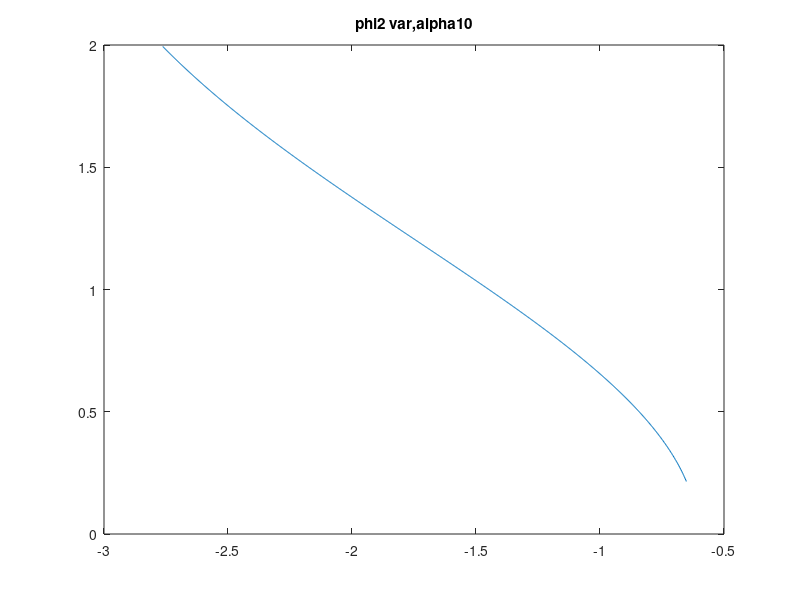
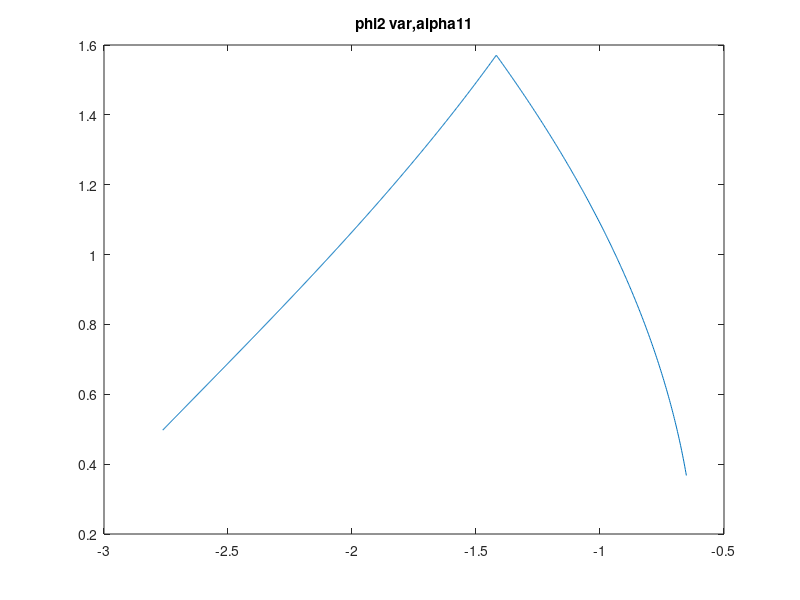
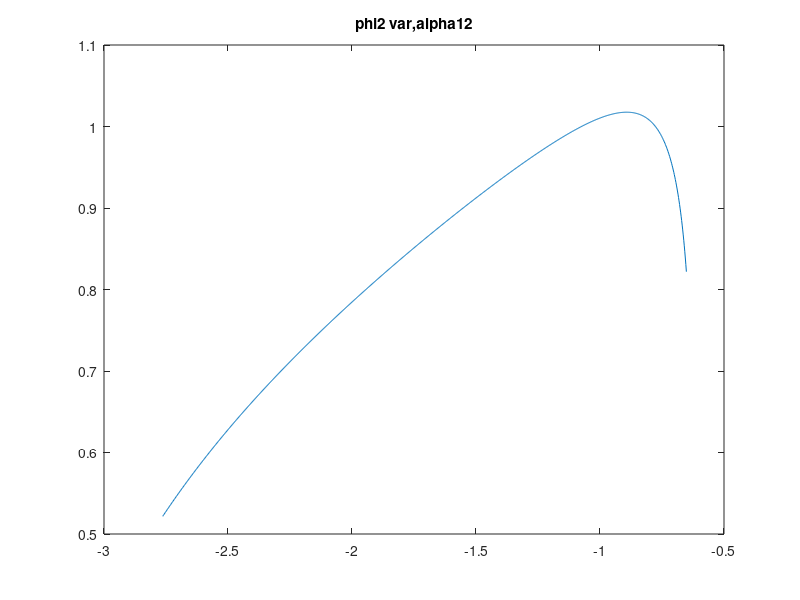

Write MATLAB code to recreate these figures, in order.
%% Cylinder information
clc;clear;close all;

% Cylinder 1 and 2 have equal lengths.
x_min1 = 2.333; % [m] Tube Length of cylinder 
x_min2 = 2.846; % [m] Piston Length of cylinder 

% Cylinder Tube/Rod Diameters
d_p1 = 0.28; % [m] Piston Diameter of cylinder 1
d_r1 = 0.2;  % [m] Rod Diameter of cylinder 1
d_p2 = 0.25; % [m] Piston Diameter of cylinder 2
d_r2 = 0.18; % [m] Rod Diameter of cylinder 2
% masses 
m_cyl1 = 1208; % [g]
m_cyl2 = 1208; % [g]
m_pist1 = 818; % [g]
m_pist2 = 818; % [g]

V_cyl_p1=1/5 * x_min2 * d_p1^2 *pi + 4/5 *x_min2 *d_r1^2 *pi; % volume of piston cylinder 1

% centre of mass equation: 
% xCM = x1*m1 + x2*m2 / sum(m1+m2)
xCM_cyl_p1=1.31;    %[m] - found using model from solidworks
xCM_cyl_t1=x_min1/2+xCM_cyl_p1 %[m]
xCM_cyl_p2=1.31;    %[m] - found using model from solidworks
xCM_cyl_t2=x_min1/2 %[m]

%% Lasse
%% Auxiliary Elements
% Simulation Time Step
T_sim = 1/2000;
% Gravitational Acceleration
g = 9.82;
%% Cylinder friction parameters   
Bv1 = 40000;
Bv2 = Bv1;
%% Knuckle Boom Crane Parameters
% Dimensional Vector
rcm1 = [6.3957; 0.2815];
rcm2 = [4.1947; 0.7957];
rCD = [4.3736; -0.4625];
rCG = [9.7657; -0.4358];
rCF = [13.6883; 0.25e-2];
rFH = [1.6705; 0.6845];
rFJ = [9.4988; 0];
rBC = [1.12; -2.3];
rAC = [0; -7.3];
rAB = [1.12; 5];
rDF = [9.3147; .465];
rHJ = [7.88283; -0.6845];
rFG = [-3.9227; -0.4383];
% Vector Lengths
L_CD = norm(rCD);
L_CG = norm(rCG);
L_CCM1 = norm(rcm1);
L_CF = norm(rCF);
L_FH = norm(rFH);
L_FCM2 = norm(rcm2);
L_FCM2x = rcm2(1);
L_FCM2y = rcm2(2);
L_CCM1x = rcm1(1);
L_CCM1y = rcm1(2);
L_FHx = rFH(1);
L_FHy = rFH(2);
L_FGx = rFG(1);
L_FGy = rFG(2);
L_FJx = rFJ(1);
L_FJy = rFJ(2);
L_HJx = rHJ(1);
L_HJy = rHJ(2);
L_ACx = rAC(1);
L_ACy = rAC(2);
L_ABx = rAB(1);
L_ABy = rAB(2);
L_BCx = rBC(1);
L_BCy = rBC(2);
L_CGx = rCG(1);
L_CGy = rCG(2);
L_CDx = rCD(1);
L_CDy = rCD(2);
L_CFx = rCF(1);
L_CFy = rCF(2);
L_DFx = rDF(1);
L_DFy = rDF(2);
L_FJ = norm(rFJ);
L_BC = norm(rBC);
L_AC = norm(rAC);
L_AB = norm(rAB);
L_DF = norm(rDF);
L_HJ = norm(rHJ);
L_FG = norm(rFG);
L_JCM3 = 1.9;
% Relevant Angles
alpha_1 = acos((1/2)*(L_CD^2+L_CF^2-L_DF^2)/(L_CD*L_CF));
alpha_2 = acos((1/2)*(L_FH^2+L_FJ^2-L_HJ^2)/(L_FH*L_FJ));
alpha_4 = acos((1/2)*(-L_AB^2+L_AC^2+L_BC^2)/(L_AC*L_BC));
alpha_6 = acos((1/2)*(L_CF^2-L_CG^2+L_FG^2)/(L_FG*L_CF));
% Cylinder Limits
x_min1 = 2.333;
x_min2 = 2.846;
x_max1 = 2*x_min1;
x_max2 = 2*x_min2;
% Cylinder Piston Strokes
xP1_max = x_max1-x_min1;
xP2_max = x_max2-x_min2;
xP1_ini = 1.9;
xP2_ini = 1.0;
% Initial Cylinder Piston Positions
x_ini1 = xP1_ini+x_min1;%-32/1000+x_min1+TrajectoryCyl1(2,1)+xP1_max/2;
x_ini2 = xP2_ini+x_min2;%200/1000+30/1000+x_min2+TrajectoryCyl2(2,1)+xP2_max/2;
% Initial Joint Angles
phi1_ini = alpha_1+acos((1/2)*(L_BC^2+L_CD^2-x_ini1^2)/(L_BC*L_CD))+alpha_4-(1/2)*pi;
phi2_ini = -alpha_2+acos((1/2)*(L_FG^2+L_FH^2-x_ini2^2)/(L_FG*L_FH))+alpha_6-pi;
phi3_ini = -pi/2-phi1_ini-phi2_ini;
%
xP1_ini1 = -x_min1 + sqrt(-0.2e1 * cos(-phi1_ini + alpha_1 + alpha_4 - pi / 0.2e1) * L_BC * L_CD + L_BC ^ 2 + L_CD ^ 2);
xP2_ini1 = -x_min2 + sqrt(-0.2e1 * cos(phi2_ini + alpha_2 - alpha_6 + pi) * L_FG * L_FH + L_FG ^ 2 + L_FH ^ 2);
% Joint Angle Limits due to Cylinder Limits
phi1_min = alpha_1+acos((1/2)*(L_BC^2+L_CD^2-x_min1^2)/(L_BC*L_CD))+alpha_4-(1/2)*pi;
phi2_min = -alpha_2+acos((1/2)*(L_FG^2+L_FH^2-x_min2^2)/(L_FG*L_FH))+alpha_6-pi;
phi3_min = -inf;
phi1_max = alpha_1+acos((1/2)*(L_BC^2+L_CD^2-x_max1^2)/(L_BC*L_CD))+alpha_4-(1/2)*pi;
phi2_max = -alpha_2+acos((1/2)*(L_FG^2+L_FH^2-x_max2^2)/(L_FG*L_FH))+alpha_6-pi;
phi3_max = inf;
% Masses
m1 = 6000;
m2 = 3300;
m3 = 4000;
m_cyl1 = 1208;
m_cyl2 = 1208;
m_pist1 = 818;
m_pist2 = 818;
% payload Sphere radius
r_load = 0.4;
% Cylinder Tube/Rod Diameters
d_p1 = 0.28;
d_r1 = 0.2;
d_p2 = 0.25;
d_r2 = 0.18;
% Inertias @ CMs
J1 = 107080;
J2 = 22104.;
J3 = (2/5)*m3*r_load^2;
Jcyl1 = (1/12)*m_cyl1*(3*d_p1^2+x_min1^2)+(1/12)*m_pist1*(3*d_r1^2+(x_max1-x_min1)^2);
Jcyl2 = (1/12)*m_cyl2*(3*d_p2^2+x_min2^2)+(1/12)*m_pist2*(3*d_r2^2+(x_max2-x_min2)^2);
% Parameters Related to State Dependent Cylinder+Piston CMs
k_x1 = x_max1-x_min1/2;
c_x1 = m_pist1/(m_cyl1+m_pist1);
k_x2 = x_max2-x_min2/2;
c_x2 = m_pist2/(m_cyl2+m_pist2);
%% Hydraulic Drive Parameters
% Tank Pressure
pT = 0;
% General Bulk Modulii Parameters
patm = 1.013e5;                             
eta_air = 0.7e-2;                            
kappa_air = 1.4;                             
beta_F = 7500e5;                             
% Cylinder Areas
A_A1 = (d_p1/2)^2*pi;
A_B1 = (d_p1/2)^2*pi-(d_r1/2)^2*pi;
A_A2 = (d_p2/2)^2*pi;
A_B2 = (d_p2/2)^2*pi-(d_r2/2)^2*pi;
% Cylinder Area Ratios
alphac1 = A_B1/A_A1;
alphac2 = A_B2/A_A2;
% Pipe/Hose Volumes
VA1ini = 80/1000;
VB1ini = 80/1000;
VA2ini = 80/1000;
VB2ini = 80/1000;
%%

% xP1_var = linspace(0+x_min1,xP1_max+x_min1,1000);
% 
% alpha_3  = zeros(size(xP1_var));
% alpha_7  = zeros(size(xP1_var));
% L_CCM1t  = zeros(size(xP1_var));
% alpha_8  = zeros(size(xP1_var));
% L_CCM1p  = zeros(size(xP1_var));
% alpha_10 = zeros(size(xP1_var));
% 
% for i=1:length(xP1_var)
% alpha_3(i) = acos((L_BC^2 + L_CD^2 - xP1_var(i)^2)/(2*L_BC*L_CD));
% alpha_7(i) = acos((L_CD^2 + xP1_var(i)^2 - L_BC^2)/(2*L_CD*xP1_var(i)));
% L_CCM1t(i) = sqrt(L_CD^2 + xCM_cyl_t1^2 - 2*L_CD*xCM_cyl_t1*cos(alpha_7(i)));
% alpha_8(i) = asin((sin(alpha_7(i)))/L_CCM1t(i) * xCM_cyl_t1);
% L_CCM1p(i) = sqrt(L_CD^2 + xCM_cyl_p1^2 - 2*L_CD*xCM_cyl_p1*cos(alpha_7(i)));
% alpha_10(i) = asin((sin(alpha_7(i)))/L_CCM1p(i)* xCM_cyl_p1);
% end
% phi1_var = linspace(phi1_min,phi1_max,1000);
% 
% figure(1)
% plot(phi1_var,alpha_3)
% title('phi1 var,alpha3')
% 
% figure(2)
% plot(phi1_var,alpha_7)
% title('phi1 var,alpha7')
% 
% figure(3)
% plot(phi1_var,alpha_8)
% title('phi1 var,alpha8')
% 
% figure(4)
% plot(phi1_var,alpha_10)
% title('phi1 var,alpha10')

%%
xP2_var = linspace(0+x_min2,xP2_max+x_min2,1000);
L_HCM2p=x_min2-1.31;    %[m] - found using model from solidworks
% L_HCM2t = x_min2/2;

L_HCM2t = zeros(size(xP2_var));
alpha_10  = zeros(size(xP2_var));
alpha_11  = zeros(size(xP2_var));
alpha_12 = zeros(size(xP2_var));
L_FCM2t  = zeros(size(xP2_var));
L_FCM2p  = zeros(size(xP2_var));

for i=1:length(xP2_var)
L_HCM2t(i)=xP2_var(i)-x_min2/2;
alpha_10(i) = acos((xP2_var(i)^2 + L_FH^2 - L_FG^2)/(2*xP2_var(i)*L_FH));
L_FCM2t(i) = sqrt(L_HCM2t(i)^2 + L_FH^2 - 2*L_HCM2t(i)*L_FH*cos(alpha_10(i)));
L_FCM2p(i) = sqrt(L_HCM2p^2 + L_FH^2 - 2*L_HCM2p*L_FH*cos(alpha_10(i)));
alpha_11(i) = asin(sin(alpha_10(i))/(L_FCM2t(i)) * L_HCM2t(i));
alpha_12(i) = asin(sin(alpha_10(i))/(L_FCM2p(i)) * L_HCM2p);
end
phi2_var = linspace(phi2_min,phi2_max,1000);

figure()
plot(phi2_var,alpha_10)
title('phi2 var,alpha10')

figure()
plot(phi2_var,alpha_11)
title('phi2 var,alpha11')

figure()
plot(phi2_var,alpha_12)
title('phi2 var,alpha12')

% figure()
% plot(phi2_var,alpha_10)
% title('phi1 var,alpha10')
